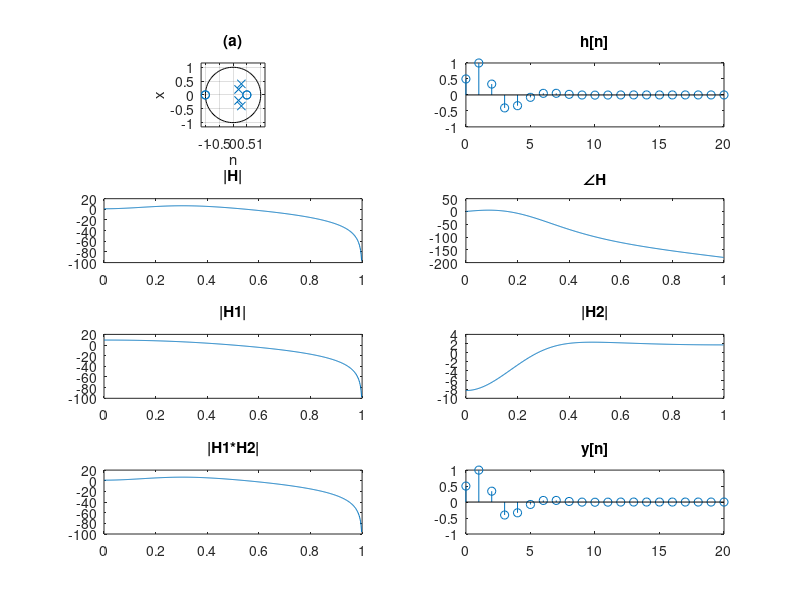

The MATLAB source for this figure:

z = [0.5,0.5,-1,-1];
b0 = 0.5;
b = b0*poly(z);
a = conv([1,-0.6,0.25],[1,-0.4,0.08]);
figure();
subplot(4,2,1)
zplane(b,a);
xlabel('n');
ylabel('x');
title('(a)');


[r,p,k] = residuez(b,a);
n = 0:20;
h = zeros(1,21);
for i=1:length(r)
    h = h + r(i)*p(i).^(n).*(n>=0);
end
h = h + k.*(n == 0);
subplot(4,2,2);
stem(n,h);
title('h[n]')


[H0,w0] = freqz(b,a);
subplot(4,2,3);
plot(w0/pi,20*log10(abs(H0)));
title('|H|');
subplot(4,2,4);
phase = unwrap(angle(H0))*180/pi;
plot(w0/pi,phase);
title('∠H');



sos = zp2sos(z,p,b0);
%sos =
%    0.5000    1.0000    0.5000    1.0000   -0.4000    0.0800
%    1.0000   -1.0000    0.2500    1.0000   -0.6000    0.2500

subplot(4,2,5);
[H1,w1] = freqz(sos(1,1:3),sos(1,4:6));
plot(w1/pi,20*log10(abs(H1)));
title('|H1|');
subplot(4,2,6);
[H2,w2] = freqz(sos(2,1:3),sos(2,4:6));
plot(w2/pi,20*log10(abs(H2)));
title('|H2|');
subplot(4,2,7);
plot(w2/pi,20*log10(abs(H1.*H2)));
title('|H1*H2|');

x = 1.*(n==0);
y = filter(b,a,x);
subplot(4,2,8);
stem(n,y);
title('y[n]');



